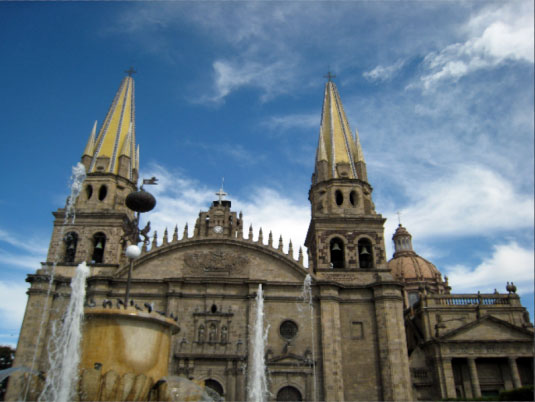
%> input picture 445image p/assignment2/prespectiveCorrect.jpg, 535 x 402 px
$ octave q1.m   (GNU Octave 9; MATLAB toolbox functions it lacks are replaced by stand-ins)
%> lines starting %> are read from the running program, lines starting %| are printed output that depends on the picture
%> further down, i1 is the input picture: size 402x535x3 uint8; mean R, G, B 100.2, 117.1, 130.1
### 445image p/assignment2/convertToGrayscaleImage.m
function convertedImage=convertToGrayscaleImage(rawImage)
%this function is used to check whether input image is grayscale,if not,
%convert it to gray scale,otherwise equal to 0;
if size(rawImage,3) == 3
    convertedImage=rgb2gray(rawImage);
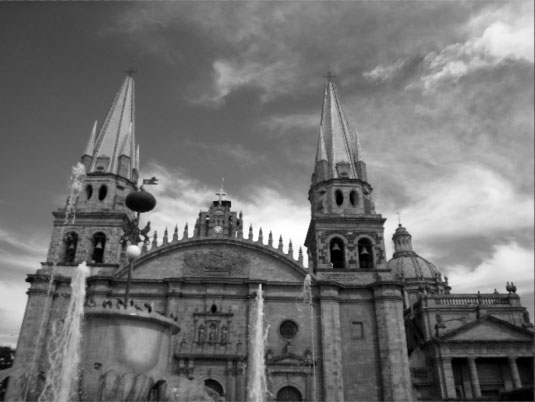
%> convertedImage: size 402x535 uint8; min 0, max 255, mean 113.5
elseif size(rawImage,3) == 1
    convertedImage=rawImage;
else
    convertedImage=0;
end

### 445image p/assignment2/correctBrightness.m
function correctedImage=correctBrightness(inputImage,percentage,indicator)
%> called with percentage = 100, indicator = 1
%if indicator is 1, brighten
%is indicator is 0, darken
if indicator==1
    correctedImage=inputImage.*(1+percentage/100);
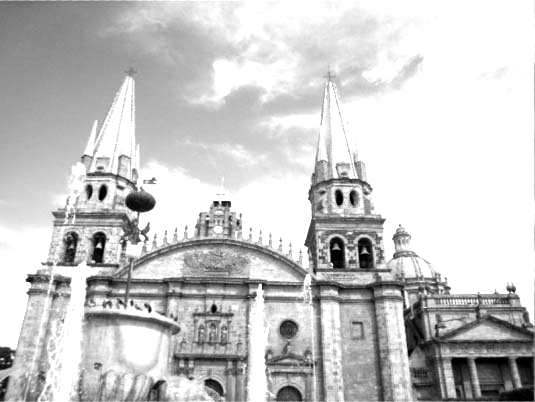
%> correctedImage: size 402x535 uint8; min 0, max 255, mean 199.1
elseif indicator==0
    correctedImage=inputImage.*(1-percentage/100);
end


### 445image p/assignment2/q1.m
i1=imread('prespectiveCorrect.jpg');
i1=convertToGrayscaleImage(i1);
%bright the image
i2=correctBrightness(i1,100,1);
figure,imshow(i1),title('I1');
figure,imshow(i2),title('I2');
